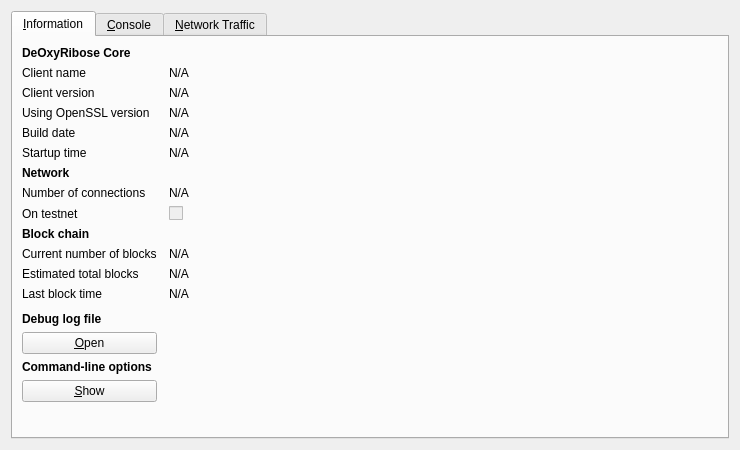
<?xml version="1.0" encoding="UTF-8"?>
<ui version="4.0">
 <class>RPCConsole</class>
 <widget class="QDialog" name="RPCConsole">
  <property name="geometry">
   <rect>
    <x>0</x>
    <y>0</y>
    <width>740</width>
    <height>450</height>
   </rect>
  </property>
  <property name="windowTitle">
   <string>DeOxyRibose - Debug window</string>
  </property>
  <layout class="QVBoxLayout" name="verticalLayout_2">
   <item>
    <widget class="QTabWidget" name="tabWidget">
     <property name="currentIndex">
      <number>0</number>
     </property>
     <widget class="QWidget" name="tab_info">
      <attribute name="title">
       <string>&amp;Information</string>
      </attribute>
      <layout class="QGridLayout" name="gridLayout" columnstretch="0,1">
       <property name="horizontalSpacing">
        <number>12</number>
       </property>
       <item row="0" column="0">
        <widget class="QLabel" name="label_9">
         <property name="font">
          <font>
           <weight>75</weight>
           <bold>true</bold>
          </font>
         </property>
         <property name="text">
          <string>DeOxyRibose Core</string>
         </property>
        </widget>
       </item>
       <item row="1" column="0">
        <widget class="QLabel" name="label_5">
         <property name="text">
          <string>Client name</string>
         </property>
        </widget>
       </item>
       <item row="1" column="1">
        <widget class="QLabel" name="clientName">
         <property name="cursor">
          <cursorShape>IBeamCursor</cursorShape>
         </property>
         <property name="text">
          <string>N/A</string>
         </property>
         <property name="textFormat">
          <enum>Qt::PlainText</enum>
         </property>
         <property name="textInteractionFlags">
          <set>Qt::LinksAccessibleByMouse|Qt::TextSelectableByKeyboard|Qt::TextSelectableByMouse</set>
         </property>
        </widget>
       </item>
       <item row="2" column="0">
        <widget class="QLabel" name="label_6">
         <property name="text">
          <string>Client version</string>
         </property>
        </widget>
       </item>
       <item row="2" column="1">
        <widget class="QLabel" name="clientVersion">
         <property name="cursor">
          <cursorShape>IBeamCursor</cursorShape>
         </property>
         <property name="text">
          <string>N/A</string>
         </property>
         <property name="textFormat">
          <enum>Qt::PlainText</enum>
         </property>
         <property name="textInteractionFlags">
          <set>Qt::LinksAccessibleByMouse|Qt::TextSelectableByKeyboard|Qt::TextSelectableByMouse</set>
         </property>
        </widget>
       </item>
       <item row="3" column="0">
        <widget class="QLabel" name="label_14">
         <property name="text">
          <string>Using OpenSSL version</string>
         </property>
        </widget>
       </item>
       <item row="3" column="1">
        <widget class="QLabel" name="openSSLVersion">
         <property name="cursor">
          <cursorShape>IBeamCursor</cursorShape>
         </property>
         <property name="text">
          <string>N/A</string>
         </property>
         <property name="textFormat">
          <enum>Qt::PlainText</enum>
         </property>
         <property name="textInteractionFlags">
          <set>Qt::LinksAccessibleByMouse|Qt::TextSelectableByKeyboard|Qt::TextSelectableByMouse</set>
         </property>
        </widget>
       </item>
       <item row="4" column="0">
        <widget class="QLabel" name="label_12">
         <property name="text">
          <string>Build date</string>
         </property>
        </widget>
       </item>
       <item row="4" column="1">
        <widget class="QLabel" name="buildDate">
         <property name="cursor">
          <cursorShape>IBeamCursor</cursorShape>
         </property>
         <property name="text">
          <string>N/A</string>
         </property>
         <property name="textFormat">
          <enum>Qt::PlainText</enum>
         </property>
         <property name="textInteractionFlags">
          <set>Qt::LinksAccessibleByMouse|Qt::TextSelectableByKeyboard|Qt::TextSelectableByMouse</set>
         </property>
        </widget>
       </item>
       <item row="5" column="0">
        <widget class="QLabel" name="label_13">
         <property name="text">
          <string>Startup time</string>
         </property>
        </widget>
       </item>
       <item row="5" column="1">
        <widget class="QLabel" name="startupTime">
         <property name="cursor">
          <cursorShape>IBeamCursor</cursorShape>
         </property>
         <property name="text">
          <string>N/A</string>
         </property>
         <property name="textFormat">
          <enum>Qt::PlainText</enum>
         </property>
         <property name="textInteractionFlags">
          <set>Qt::LinksAccessibleByMouse|Qt::TextSelectableByKeyboard|Qt::TextSelectableByMouse</set>
         </property>
        </widget>
       </item>
       <item row="6" column="0">
        <widget class="QLabel" name="label_11">
         <property name="font">
          <font>
           <weight>75</weight>
           <bold>true</bold>
          </font>
         </property>
         <property name="text">
          <string>Network</string>
         </property>
        </widget>
       </item>
       <item row="7" column="0">
        <widget class="QLabel" name="label_7">
         <property name="text">
          <string>Number of connections</string>
         </property>
        </widget>
       </item>
       <item row="7" column="1">
        <widget class="QLabel" name="numberOfConnections">
         <property name="cursor">
          <cursorShape>IBeamCursor</cursorShape>
         </property>
         <property name="text">
          <string>N/A</string>
         </property>
         <property name="textFormat">
          <enum>Qt::PlainText</enum>
         </property>
         <property name="textInteractionFlags">
          <set>Qt::LinksAccessibleByMouse|Qt::TextSelectableByKeyboard|Qt::TextSelectableByMouse</set>
         </property>
        </widget>
       </item>
       <item row="8" column="0">
        <widget class="QLabel" name="label_8">
         <property name="text">
          <string>On testnet</string>
         </property>
        </widget>
       </item>
       <item row="8" column="1">
        <widget class="QCheckBox" name="isTestNet">
         <property name="enabled">
          <bool>false</bool>
         </property>
         <property name="text">
          <string/>
         </property>
        </widget>
       </item>
       <item row="9" column="0">
        <widget class="QLabel" name="label_10">
         <property name="font">
          <font>
           <weight>75</weight>
           <bold>true</bold>
          </font>
         </property>
         <property name="text">
          <string>Block chain</string>
         </property>
        </widget>
       </item>
       <item row="10" column="0">
        <widget class="QLabel" name="label_3">
         <property name="text">
          <string>Current number of blocks</string>
         </property>
        </widget>
       </item>
       <item row="10" column="1">
        <widget class="QLabel" name="numberOfBlocks">
         <property name="cursor">
          <cursorShape>IBeamCursor</cursorShape>
         </property>
         <property name="text">
          <string>N/A</string>
         </property>
         <property name="textFormat">
          <enum>Qt::PlainText</enum>
         </property>
         <property name="textInteractionFlags">
          <set>Qt::LinksAccessibleByMouse|Qt::TextSelectableByKeyboard|Qt::TextSelectableByMouse</set>
         </property>
        </widget>
       </item>
       <item row="11" column="0">
        <widget class="QLabel" name="label_4">
         <property name="text">
          <string>Estimated total blocks</string>
         </property>
        </widget>
       </item>
       <item row="11" column="1">
        <widget class="QLabel" name="totalBlocks">
         <property name="cursor">
          <cursorShape>IBeamCursor</cursorShape>
         </property>
         <property name="text">
          <string>N/A</string>
         </property>
         <property name="textFormat">
          <enum>Qt::PlainText</enum>
         </property>
         <property name="textInteractionFlags">
          <set>Qt::LinksAccessibleByMouse|Qt::TextSelectableByKeyboard|Qt::TextSelectableByMouse</set>
         </property>
        </widget>
       </item>
       <item row="12" column="0">
        <widget class="QLabel" name="label_2">
         <property name="text">
          <string>Last block time</string>
         </property>
        </widget>
       </item>
       <item row="12" column="1">
        <widget class="QLabel" name="lastBlockTime">
         <property name="cursor">
          <cursorShape>IBeamCursor</cursorShape>
         </property>
         <property name="text">
          <string>N/A</string>
         </property>
         <property name="textFormat">
          <enum>Qt::PlainText</enum>
         </property>
         <property name="textInteractionFlags">
          <set>Qt::LinksAccessibleByMouse|Qt::TextSelectableByKeyboard|Qt::TextSelectableByMouse</set>
         </property>
        </widget>
       </item>
       <item row="13" column="0">
        <spacer name="verticalSpacer_2">
         <property name="orientation">
          <enum>Qt::Vertical</enum>
         </property>
         <property name="sizeHint" stdset="0">
          <size>
           <width>20</width>
           <height>20</height>
          </size>
         </property>
        </spacer>
       </item>
       <item row="14" column="0">
        <widget class="QLabel" name="labelDebugLogfile">
         <property name="font">
          <font>
           <weight>75</weight>
           <bold>true</bold>
          </font>
         </property>
         <property name="text">
          <string>Debug log file</string>
         </property>
        </widget>
       </item>
       <item row="15" column="0">
        <widget class="QPushButton" name="openDebugLogfileButton">
         <property name="toolTip">
          <string>Open the DeOxyRibose debug log file from the current data directory. This can take a few seconds for large log files.</string>
         </property>
         <property name="text">
          <string>&amp;Open</string>
         </property>
         <property name="autoDefault">
          <bool>false</bool>
         </property>
        </widget>
       </item>
       <item row="16" column="0">
        <widget class="QLabel" name="labelCLOptions">
         <property name="font">
          <font>
           <weight>75</weight>
           <bold>true</bold>
          </font>
         </property>
         <property name="text">
          <string>Command-line options</string>
         </property>
        </widget>
       </item>
       <item row="17" column="0">
        <widget class="QPushButton" name="showCLOptionsButton">
         <property name="toolTip">
          <string>Show the DeOxyRibose-Qt help message to get a list with possible DeOxyRibose command-line options.</string>
         </property>
         <property name="text">
          <string>&amp;Show</string>
         </property>
         <property name="autoDefault">
          <bool>false</bool>
         </property>
        </widget>
       </item>
       <item row="18" column="0">
        <spacer name="verticalSpacer">
         <property name="orientation">
          <enum>Qt::Vertical</enum>
         </property>
         <property name="sizeHint" stdset="0">
          <size>
           <width>20</width>
           <height>40</height>
          </size>
         </property>
        </spacer>
       </item>
      </layout>
     </widget>
     <widget class="QWidget" name="tab_console">
      <attribute name="title">
       <string>&amp;Console</string>
      </attribute>
      <layout class="QVBoxLayout" name="verticalLayout_3">
       <property name="spacing">
        <number>3</number>
       </property>
       <item>
        <widget class="QTextEdit" name="messagesWidget">
         <property name="minimumSize">
          <size>
           <width>0</width>
           <height>100</height>
          </size>
         </property>
         <property name="readOnly">
          <bool>true</bool>
         </property>
         <property name="tabKeyNavigation" stdset="0">
          <bool>false</bool>
         </property>
         <property name="columnCount" stdset="0">
          <number>2</number>
         </property>
        </widget>
       </item>
       <item>
        <layout class="QHBoxLayout" name="horizontalLayout">
         <property name="spacing">
          <number>3</number>
         </property>
         <item>
          <widget class="QLabel" name="label">
           <property name="text">
            <string notr="true">&gt;</string>
           </property>
          </widget>
         </item>
         <item>
          <widget class="QLineEdit" name="lineEdit"/>
         </item>
         <item>
          <widget class="QPushButton" name="clearButton">
           <property name="maximumSize">
            <size>
             <width>24</width>
             <height>24</height>
            </size>
           </property>
           <property name="toolTip">
            <string>Clear console</string>
           </property>
           <property name="text">
            <string/>
           </property>
           <property name="icon">
            <iconset resource="../bitcoin.qrc">
             <normaloff>:/icons/remove</normaloff>:/icons/remove</iconset>
           </property>
           <property name="shortcut">
            <string notr="true">Ctrl+L</string>
           </property>
           <property name="autoDefault">
            <bool>false</bool>
           </property>
          </widget>
         </item>
        </layout>
       </item>
      </layout>
     </widget>

     <widget class="QWidget" name="tab">
      <attribute name="title">
       <string>&amp;Network Traffic</string>
      </attribute>
      <layout class="QHBoxLayout" name="horizontalLayout_3">
       <item>
        <layout class="QVBoxLayout" name="verticalLayout_4">
         <item>
          <widget class="TrafficGraphWidget" name="trafficGraph" native="true">
           <property name="sizePolicy">
            <sizepolicy hsizetype="Expanding" vsizetype="Expanding">
             <horstretch>0</horstretch>
             <verstretch>0</verstretch>
            </sizepolicy>
           </property>
          </widget>
         </item>
         <item>
          <layout class="QHBoxLayout" name="horizontalLayout_2">
           <item>
            <widget class="QSlider" name="sldGraphRange">
             <property name="minimum">
              <number>1</number>
             </property>
             <property name="maximum">
              <number>288</number>
             </property>
             <property name="pageStep">
              <number>12</number>
             </property>
             <property name="value">
              <number>6</number>
             </property>
             <property name="orientation">
              <enum>Qt::Horizontal</enum>
             </property>
            </widget>
           </item>
           <item>
            <widget class="QLabel" name="lblGraphRange">
             <property name="minimumSize">
              <size>
               <width>100</width>
               <height>0</height>
              </size>
             </property>
             <property name="alignment">
              <set>Qt::AlignCenter</set>
             </property>
            </widget>
           </item>
           <item>
            <widget class="QPushButton" name="btnClearTrafficGraph">
             <property name="text">
              <string>&amp;Clear</string>
             </property>
            </widget>
           </item>
          </layout>
         </item>
        </layout>
       </item>
       <item>
        <layout class="QVBoxLayout" name="verticalLayout">
         <item>
          <widget class="QGroupBox" name="groupBox">
           <property name="title">
            <string>Totals</string>
           </property>
           <layout class="QVBoxLayout" name="verticalLayout_5">
            <item>
             <layout class="QHBoxLayout" name="horizontalLayout_4">
              <item>
               <widget class="Line" name="line">
                <property name="sizePolicy">
                 <sizepolicy hsizetype="Fixed" vsizetype="Fixed">
                  <horstretch>0</horstretch>
                  <verstretch>0</verstretch>
                 </sizepolicy>
                </property>
                <property name="minimumSize">
                 <size>
                  <width>10</width>
                  <height>0</height>
                 </size>
                </property>
                <property name="palette">
                 <palette>
                  <active>
                   <colorrole role="Light">
                    <brush brushstyle="SolidPattern">
                     <color alpha="255">
                      <red>0</red>
                      <green>255</green>
                      <blue>0</blue>
                     </color>
                    </brush>
                   </colorrole>
                  </active>
                  <inactive>
                   <colorrole role="Light">
                    <brush brushstyle="SolidPattern">
                     <color alpha="255">
                      <red>0</red>
                      <green>255</green>
                      <blue>0</blue>
                     </color>
                    </brush>
                   </colorrole>
                  </inactive>
                  <disabled>
                   <colorrole role="Light">
                    <brush brushstyle="SolidPattern">
                     <color alpha="255">
                      <red>0</red>
                      <green>255</green>
                      <blue>0</blue>
                     </color>
                    </brush>
                   </colorrole>
                  </disabled>
                 </palette>
                </property>
                <property name="orientation">
                 <enum>Qt::Horizontal</enum>
                </property>
               </widget>
              </item>
              <item>
               <widget class="QLabel" name="label_16">
                <property name="text">
                 <string>In:</string>
                </property>
               </widget>
              </item>
              <item>
               <widget class="QLabel" name="lblBytesIn">
                <property name="minimumSize">
                 <size>
                  <width>50</width>
                  <height>0</height>
                 </size>
                </property>
                <property name="alignment">
                 <set>Qt::AlignRight|Qt::AlignTrailing|Qt::AlignVCenter</set>
                </property>
               </widget>
              </item>
             </layout>
            </item>
            <item>
             <layout class="QHBoxLayout" name="horizontalLayout_5">
              <item>
               <widget class="Line" name="line_2">
                <property name="sizePolicy">
                 <sizepolicy hsizetype="Fixed" vsizetype="Fixed">
                  <horstretch>0</horstretch>
                  <verstretch>0</verstretch>
                 </sizepolicy>
                </property>
                <property name="minimumSize">
                 <size>
                  <width>10</width>
                  <height>0</height>
                 </size>
                </property>
                <property name="palette">
                 <palette>
                  <active>
                   <colorrole role="Light">
                    <brush brushstyle="SolidPattern">
                     <color alpha="255">
                      <red>255</red>
                      <green>0</green>
                      <blue>0</blue>
                     </color>
                    </brush>
                   </colorrole>
                  </active>
                  <inactive>
                   <colorrole role="Light">
                    <brush brushstyle="SolidPattern">
                     <color alpha="255">
                      <red>255</red>
                      <green>0</green>
                      <blue>0</blue>
                     </color>
                    </brush>
                   </colorrole>
                  </inactive>
                  <disabled>
                   <colorrole role="Light">
                    <brush brushstyle="SolidPattern">
                     <color alpha="255">
                      <red>255</red>
                      <green>0</green>
                      <blue>0</blue>
                     </color>
                    </brush>
                   </colorrole>
                  </disabled>
                 </palette>
                </property>
                <property name="orientation">
                 <enum>Qt::Horizontal</enum>
                </property>
               </widget>
              </item>
              <item>
               <widget class="QLabel" name="label_17">
                <property name="text">
                 <string>Out:</string>
                </property>
               </widget>
              </item>
              <item>
               <widget class="QLabel" name="lblBytesOut">
                <property name="minimumSize">
                 <size>
                  <width>50</width>
                  <height>0</height>
                 </size>
                </property>
                <property name="alignment">
                 <set>Qt::AlignRight|Qt::AlignTrailing|Qt::AlignVCenter</set>
                </property>
               </widget>
              </item>
             </layout>
            </item>
            <item>
             <spacer name="verticalSpacer_4">
              <property name="orientation">
               <enum>Qt::Vertical</enum>
              </property>
              <property name="sizeHint" stdset="0">
               <size>
                <width>20</width>
                <height>407</height>
               </size>
              </property>
             </spacer>
            </item>
           </layout>
          </widget>
         </item>
        </layout>
       </item>
      </layout>
     </widget>

    </widget>
   </item>
  </layout>
 </widget>

 <customwidgets>
  <customwidget>
   <class>TrafficGraphWidget</class>
   <extends>QWidget</extends>
   <header>trafficgraphwidget.h</header>
   <container>1</container>
   <slots>
    <slot>clear()</slot>
   </slots>
  </customwidget>
 </customwidgets>

 <resources>
  <include location="../bitcoin.qrc"/>
 </resources>
 <connections/>
</ui>
